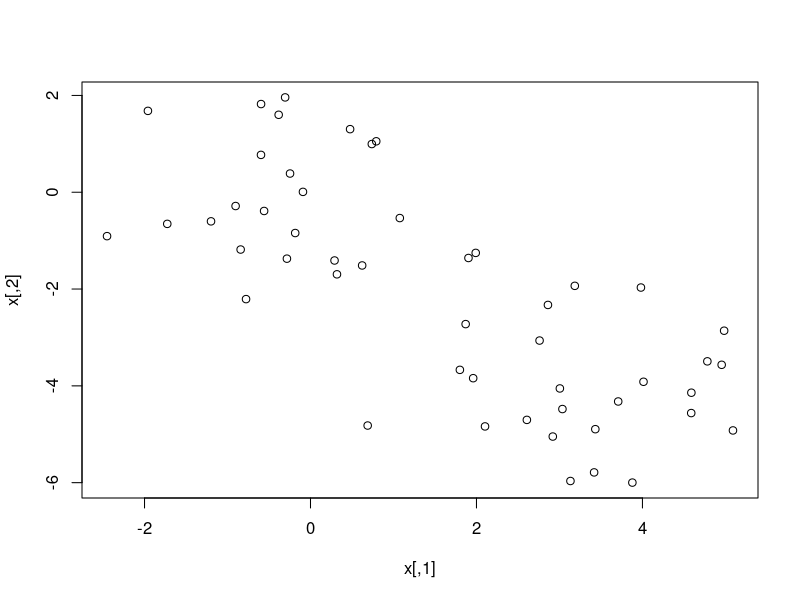
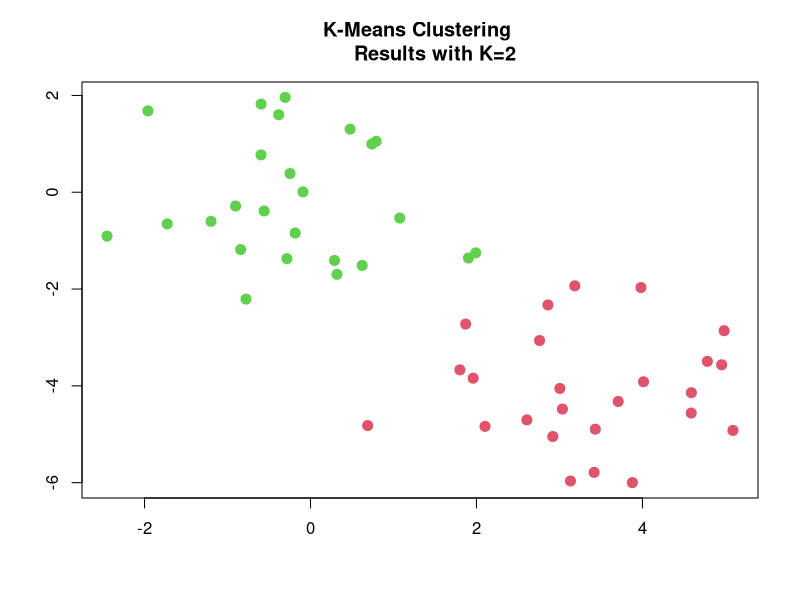
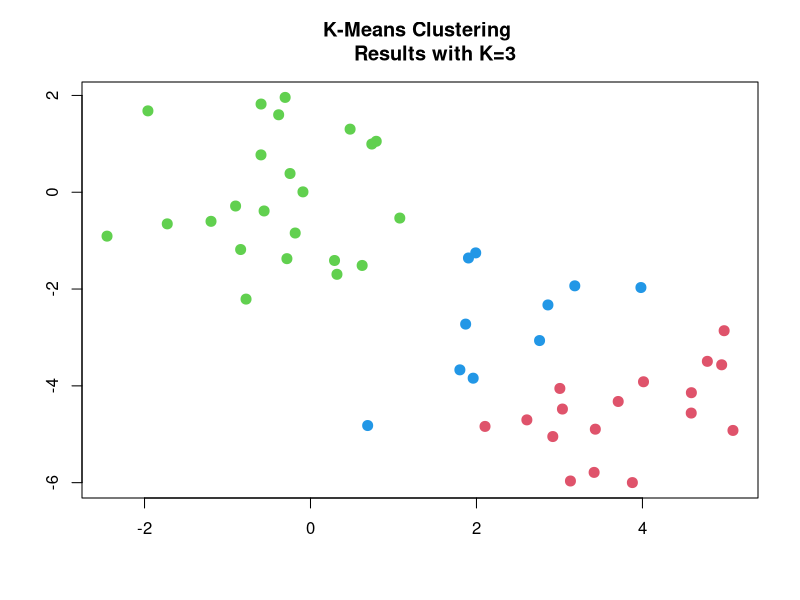
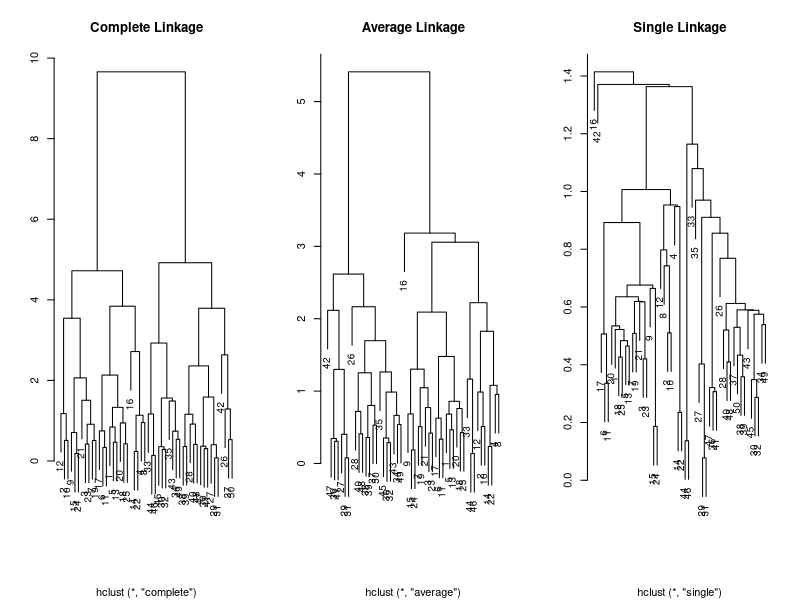
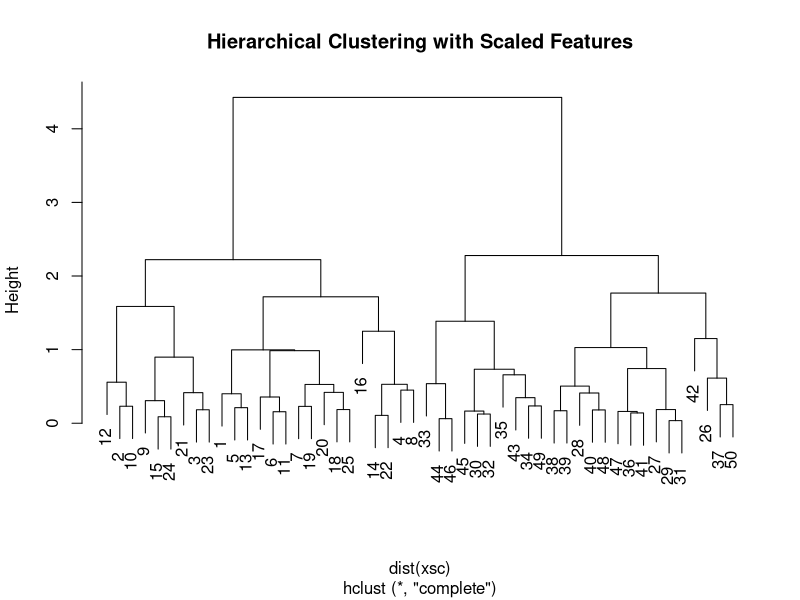

Recreate these plots in R, in order.
# kmeans clustering
# k=2
set.seed(2)
x=matrix(rnorm(50*2), ncol=2)
x[1:25,1]=x[1:25,1]+3 # change [1:25,1]
x[1:25,2]=x[1:25,2]-4 # change [1:25,2]
plot(x)
km.out=kmeans(x,2,nstart=20)
plot(x, col=(km.out$cluster+1), main="K-Means Clustering 
     Results with K=2", xlab="", ylab="", pch=20,
     cex=2) # km.out$cluster
km.out
km.out$withinss
# k=3
set.seed(4)
km.out=kmeans(x,3,nstart=20)
km.out
plot(x, col=(km.out$cluster+1), main="K-Means Clustering 
     Results with K=3", xlab="", ylab="", pch=20,
     cex=2)
# nstart=1 vs nstart=20
set.seed(3)
km.out=kmeans(x,3,nstart=1)
km.out$withinss # withinss 내부제곱합
km.out$tot.withinss # tot.withinss 내부제곱합의 합
km.out=kmeans(x,3,nstart=20)
km.out$tot.withinss # nstart=20보다 작다


# hierarchical clustering
hc.complete=hclust(dist(x), method="complete")
hc.average=hclust(dist(x), method="average")
hc.single=hclust(dist(x), method="single")
# dist(x) <- 거리라는 객체, n*n 거리 행렬, euclidian dist
# dist.x = as.dist(1-cor(x)) <- cor은 유사도라서 비유사도인 dist는 1-cor
dist(x[1:4,])
par(mfrow=c(1,3))
plot(hc.complete, main="Complete Linkage", xlab="", ylab="", cex=.9)
plot(hc.average, main="Average Linkage", xlab="", ylab="", cex=.9)
plot(hc.single, main="Single Linkage", xlab="", ylab="", cex=.9)
cutree(hc.complete, 2) # 군집 개수 2개
cutree(hc.average, 2)
cutree(hc.single, 2)
cutree(hc.single, 4)
xsc=scale(x) # scale() 표준화
par(mfrow=c(1,1))
plot(hclust(dist(xsc), method="complete"),
     main="Hierarchical Clustering with Scaled Features")
# x=matrix(rmorm(30*3), ncol=3)
# dd=as.dist(1-cor(t(x)))
